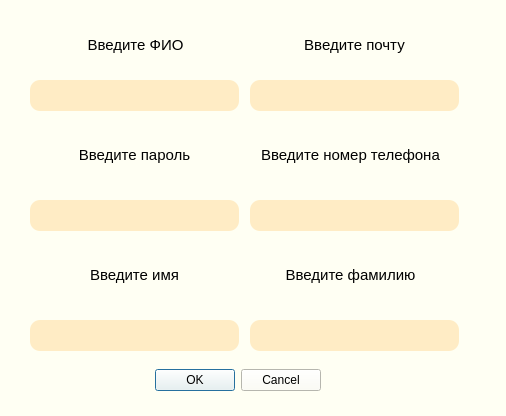
<?xml version="1.0" encoding="UTF-8"?>
<ui version="4.0">
 <class>Form</class>
 <widget class="QWidget" name="Form">
  <property name="geometry">
   <rect>
    <x>0</x>
    <y>0</y>
    <width>506</width>
    <height>416</height>
   </rect>
  </property>
  <property name="sizePolicy">
   <sizepolicy hsizetype="Preferred" vsizetype="Preferred">
    <horstretch>0</horstretch>
    <verstretch>0</verstretch>
   </sizepolicy>
  </property>
  <property name="minimumSize">
   <size>
    <width>506</width>
    <height>319</height>
   </size>
  </property>
  <property name="maximumSize">
   <size>
    <width>506</width>
    <height>12313</height>
   </size>
  </property>
  <property name="font">
   <font>
    <family>Segoe UI</family>
   </font>
  </property>
  <property name="windowTitle">
   <string>Регистрация</string>
  </property>
  <property name="styleSheet">
   <string notr="true">QWidget {
	background-color: rgb(255, 255, 243);
}
QLineEdit {
	background-color: rgb(255, 236, 197);
	border-radius: 10px;
}
QDialogButtonBox {
	color: red;
}</string>
  </property>
  <widget class="QDialogButtonBox" name="buttonBox">
   <property name="geometry">
    <rect>
     <x>150</x>
     <y>360</y>
     <width>171</width>
     <height>41</height>
    </rect>
   </property>
   <property name="styleSheet">
    <string notr="true"/>
   </property>
   <property name="standardButtons">
    <set>QDialogButtonBox::Cancel|QDialogButtonBox::Ok</set>
   </property>
  </widget>
  <widget class="QLabel" name="label">
   <property name="geometry">
    <rect>
     <x>40</x>
     <y>30</y>
     <width>191</width>
     <height>31</height>
    </rect>
   </property>
   <property name="font">
    <font>
     <family>Segoe UI</family>
     <pointsize>11</pointsize>
    </font>
   </property>
   <property name="text">
    <string>&lt;html&gt;&lt;head/&gt;&lt;body&gt;&lt;p align=&quot;center&quot;&gt;Введите ФИО&lt;/p&gt;&lt;/body&gt;&lt;/html&gt;</string>
   </property>
  </widget>
  <widget class="QLineEdit" name="name_edit">
   <property name="geometry">
    <rect>
     <x>30</x>
     <y>80</y>
     <width>209</width>
     <height>31</height>
    </rect>
   </property>
  </widget>
  <widget class="QLabel" name="label_2">
   <property name="geometry">
    <rect>
     <x>250</x>
     <y>30</y>
     <width>209</width>
     <height>31</height>
    </rect>
   </property>
   <property name="font">
    <font>
     <family>Segoe UI</family>
     <pointsize>11</pointsize>
    </font>
   </property>
   <property name="text">
    <string>&lt;html&gt;&lt;head/&gt;&lt;body&gt;&lt;p align=&quot;center&quot;&gt;Введите почту&lt;/p&gt;&lt;/body&gt;&lt;/html&gt;</string>
   </property>
  </widget>
  <widget class="QLineEdit" name="email_edit">
   <property name="geometry">
    <rect>
     <x>250</x>
     <y>80</y>
     <width>209</width>
     <height>31</height>
    </rect>
   </property>
  </widget>
  <widget class="QLabel" name="label_3">
   <property name="geometry">
    <rect>
     <x>30</x>
     <y>130</y>
     <width>209</width>
     <height>51</height>
    </rect>
   </property>
   <property name="font">
    <font>
     <family>Segoe UI</family>
     <pointsize>11</pointsize>
    </font>
   </property>
   <property name="text">
    <string>&lt;html&gt;&lt;head/&gt;&lt;body&gt;&lt;p align=&quot;center&quot;&gt;Введите пароль&lt;/p&gt;&lt;/body&gt;&lt;/html&gt;</string>
   </property>
  </widget>
  <widget class="QLineEdit" name="psw_edit">
   <property name="geometry">
    <rect>
     <x>30</x>
     <y>200</y>
     <width>209</width>
     <height>31</height>
    </rect>
   </property>
  </widget>
  <widget class="QLabel" name="label_4">
   <property name="geometry">
    <rect>
     <x>240</x>
     <y>130</y>
     <width>221</width>
     <height>51</height>
    </rect>
   </property>
   <property name="font">
    <font>
     <family>Segoe UI</family>
     <pointsize>11</pointsize>
    </font>
   </property>
   <property name="text">
    <string>&lt;html&gt;&lt;head/&gt;&lt;body&gt;&lt;p align=&quot;center&quot;&gt;Введите номер телефона&lt;/p&gt;&lt;/body&gt;&lt;/html&gt;</string>
   </property>
  </widget>
  <widget class="QLineEdit" name="phone_edit">
   <property name="geometry">
    <rect>
     <x>250</x>
     <y>200</y>
     <width>209</width>
     <height>31</height>
    </rect>
   </property>
  </widget>
  <widget class="QLineEdit" name="edit_surname">
   <property name="geometry">
    <rect>
     <x>250</x>
     <y>320</y>
     <width>209</width>
     <height>31</height>
    </rect>
   </property>
  </widget>
  <widget class="QLineEdit" name="edit_name">
   <property name="geometry">
    <rect>
     <x>30</x>
     <y>320</y>
     <width>209</width>
     <height>31</height>
    </rect>
   </property>
  </widget>
  <widget class="QLabel" name="label_5">
   <property name="geometry">
    <rect>
     <x>240</x>
     <y>250</y>
     <width>221</width>
     <height>51</height>
    </rect>
   </property>
   <property name="font">
    <font>
     <family>Segoe UI</family>
     <pointsize>11</pointsize>
    </font>
   </property>
   <property name="text">
    <string>&lt;html&gt;&lt;head/&gt;&lt;body&gt;&lt;p align=&quot;center&quot;&gt;Введите фамилию&lt;/p&gt;&lt;/body&gt;&lt;/html&gt;</string>
   </property>
  </widget>
  <widget class="QLabel" name="label_6">
   <property name="geometry">
    <rect>
     <x>30</x>
     <y>250</y>
     <width>209</width>
     <height>51</height>
    </rect>
   </property>
   <property name="font">
    <font>
     <family>Segoe UI</family>
     <pointsize>11</pointsize>
    </font>
   </property>
   <property name="text">
    <string>&lt;html&gt;&lt;head/&gt;&lt;body&gt;&lt;p align=&quot;center&quot;&gt;Введите имя&lt;/p&gt;&lt;/body&gt;&lt;/html&gt;</string>
   </property>
  </widget>
 </widget>
 <resources/>
 <connections/>
</ui>
